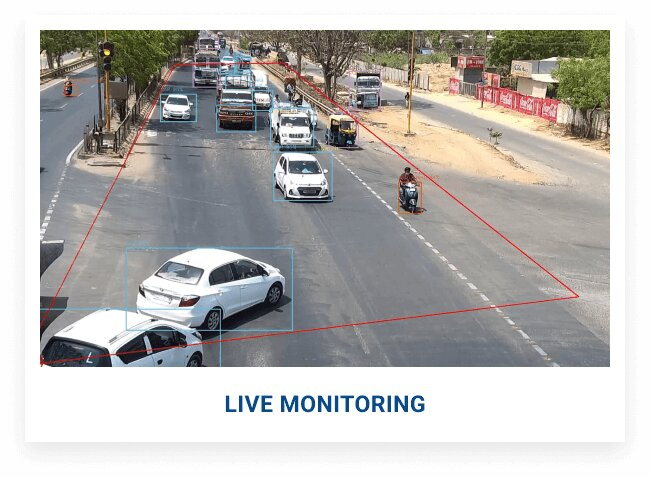
#> input picture atvdcs_v2/test.jpg, 650 x 477 px
$ python -i preprocessing.py   (imports and definitions only)
#> lines starting #> are read from the running program, lines starting #| are printed output that depends on the picture
"""
Module 01 – Image Preprocessing
────────────────────────────────────────────────────────────────────────────────
Normalises raw traffic images before they enter the detection pipeline.

Pipeline:
  1. CLAHE  – local contrast normalisation for low-light scenes
  2. Retinex illumination correction (single-scale)
  3. Bilateral denoising   – edge-preserving noise removal
  4. Gamma correction      – shadow / overexposure compensation
  5. Resize + letterbox    – consistent input size for YOLO
  6. Channel normalisation – ImageNet mean/std subtraction
  7. Metadata embedding    – camera ID, timestamp, GPS injected into result
"""

import cv2
import numpy as np
import yaml
import logging
from pathlib import Path
from datetime import datetime
from dataclasses import dataclass, field
from typing import Optional, Tuple, Dict, Any

logger = logging.getLogger(__name__)


@dataclass
class ImageMetadata:
    camera_id: str = "unknown"
    timestamp: str = field(default_factory=lambda: datetime.utcnow().isoformat())
    gps_lat: Optional[float] = None
    gps_lon: Optional[float] = None
    original_size: Tuple[int, int] = (0, 0)   # (H, W)
    processed_size: Tuple[int, int] = (640, 640)
    capture_conditions: str = "unknown"


@dataclass
class PreprocessedImage:
    image: np.ndarray           # float32 normalised tensor-ready array
    image_display: np.ndarray   # uint8 BGR, annotatable copy
    metadata: ImageMetadata
    enhancement_log: Dict[str, Any] = field(default_factory=dict)


class ImagePreprocessor:
    """Applies the full preprocessing pipeline to a single traffic image."""

    def __init__(self, config_path: str = "config/config.yaml"):
        with open(config_path) as f:
            cfg = yaml.safe_load(f)
        pp = cfg["preprocessing"]

        self.target_size: Tuple[int, int] = tuple(pp["target_size"])   # (W, H)
        self.clahe = cv2.createCLAHE(
            clipLimit=pp["clahe"]["clip_limit"],
            tileGridSize=tuple(pp["clahe"]["tile_grid_size"]),
        )
        self.denoise_enabled: bool = pp["denoise"]["enabled"]
        self.denoise_h: int = pp["denoise"]["h"]
        self.gamma: float = pp["gamma_correction"]
        self.mean = np.array(pp["normalize"]["mean"], dtype=np.float32)
        self.std  = np.array(pp["normalize"]["std"],  dtype=np.float32)

        # Pre-build gamma LUT
        self._gamma_lut = self._build_gamma_lut(self.gamma)

    # ── Public API ───────────────────────────────────────────────────────────

    # [88 lines left out: functions process, process_batch, _apply_clahe, _apply_retinex, _apply_denoise, not called in this run]

    def _apply_gamma(self, img: np.ndarray) -> Tuple[np.ndarray, str]:
        """Gamma correction via pre-built LUT."""
        return cv2.LUT(img, self._gamma_lut), f"gamma={self.gamma}"

    # [46 lines left out: functions _letterbox, _normalize, _load, _build_gamma_lut, not called in this run]

>>> import cv2
>>> picture = cv2.imread('../test.jpg', cv2.IMREAD_GRAYSCALE)
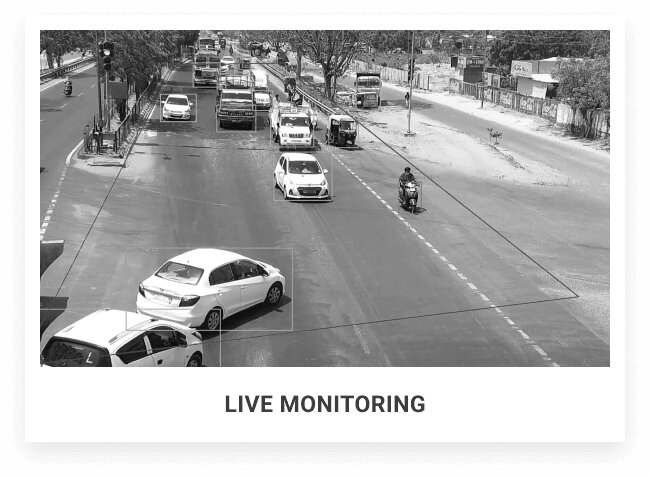
#> picture: shape (477, 650); min 0, max 255, mean 182.3
>>> result = ImagePreprocessor().process(picture)
#> (the run stopped early here; a loop or call above may not have finished)
